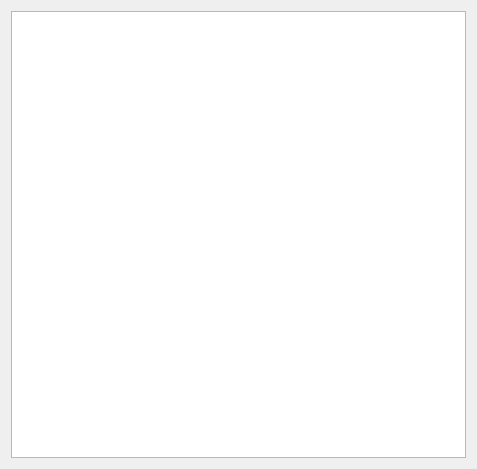
<?xml version="1.0" encoding="UTF-8"?>
<ui version="4.0">
 <class>Widget</class>
 <widget class="QWidget" name="Widget">
  <property name="geometry">
   <rect>
    <x>0</x>
    <y>0</y>
    <width>477</width>
    <height>469</height>
   </rect>
  </property>
  <property name="windowTitle">
   <string>Widget</string>
  </property>
  <layout class="QVBoxLayout" name="verticalLayout">
   <item>
    <widget class="QListWidget" name="listWidget"/>
   </item>
  </layout>
 </widget>
 <layoutdefault spacing="6" margin="11"/>
 <resources/>
 <connections/>
</ui>
